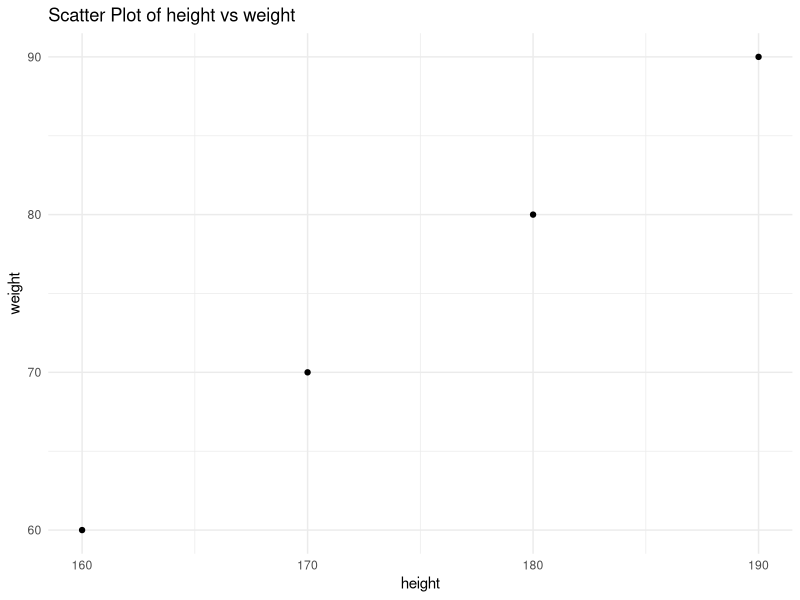

Recreate this plot in R.
library(ggplot2)

# Function to create and save a scatter plot using ggplot2 with tidy evaluation
create_scatter_plot <- function(data, x_col, y_col, filename) {
  # Check if specified columns exist in the data frame
  browser()
  if (!(x_col %in% names(data)) || !(y_col %in% names(data))) {
    stop("Specified columns do not exist in the data frame")
  }
  
  # Create the scatter plot using tidy evaluation
  plot <- ggplot(data, aes(x = .data[[x_col]], y = .data[[y_col]])) +
    geom_point() + # Adds points to the plot
    theme_minimal() + # Optional: Uses a minimal theme for the plot
    labs(x = x_col, y = y_col, title = paste("Scatter Plot of", x_col, "vs", y_col))
  
  # Save the plot to a file
  ggsave(filename, plot, width = 7, height = 5)
}

# Example usage
# Assuming 'data' is your data frame, and it has columns 'height' and 'weight'
my_data <- data.frame(height = c(160, 170, 180, 190), weight = c(60, 70, 80, 90))
create_scatter_plot(my_data, "height", "weight", "scatter_plot.png")
